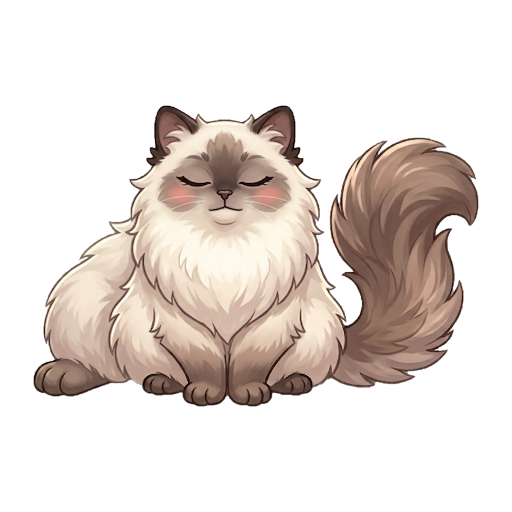
#> input picture art/pet_animations/aurora_ragdoll/blink.png, 512 x 512 px
$ python -i make_blink_variants.py   (imports and definitions only)
#> lines starting #> are read from the running program, lines starting #| are printed output that depends on the picture; after the words box and inside, x2 and y2 are one past the last pixel; in counts of white or black regions, pixels touching at a corner belong together
#> further down, picture is the input picture: PIL image 512x512 RGBA; mean R, G, B, A 101.2, 92.4, 87.1, 88.8
#!/usr/bin/env python3
"""Gera as variantes de piscada por estado (BLINK_MATRIX) por composição
determinística — sem drift de geração.

Para cada pet: a máscara de olhos é extraída de ``base × blink`` (blobs sólidos:
erosão mata o halo de anti-aliasing e o ruído de traço; dilatação restaura a
extensão das pálpebras). Cada variante ``<estado>_blink`` = sprite do estado de
olhos abertos + pálpebras do ``blink`` coladas na máscara, com color grade da
região dos olhos para a tonalidade do estado (molhado escurece, etc.).

Resultado pixel-alinhado: o crossfade de 130ms nunca "ferve". Idempotente:
rodar de novo sobrescreve. Estados: dirty, wet, messy, sad, dizzy (50 pets × 5
= 250 arquivos). Atualiza ``data/pet_animation_production.json``.
"""
from __future__ import annotations

import json
from pathlib import Path

from PIL import Image, ImageChops, ImageDraw, ImageFilter, ImageStat

ROOT = Path(__file__).resolve().parents[1]
# Nenhuma exclusão ativa. O duke_husky voltou à matriz: o blink autoral dele
# alinha com os sprites de ESTADO (não com a referência seca, que tem pose
# própria) — ver DUKE_EYES abaixo.
EXCLUDED_PETS: set[str] = set()
STATES = ["dirty", "wet", "messy", "sad", "dizzy"]
MIN_MASK, MAX_MASK = 200, 30000

# duke_husky — composição especial por estado. Cada estado foi gerado com pose
# própria (drift não rígido entre estados), então a máscara base×blink não
# transfere. Os olhos de cada sprite foram localizados por análise de pixels
# (blob escuro/azul + brilho do olho como furo de alpha no wet); a pálpebra
# autoral do blink (arcos ∪ 36x12) é colada por olho, escalada para a abertura
# do olho daquele estado e com grade de cor medido na banda de fronteira.
DUKE_LIDS = {"L": (168.7, 175.7), "R": (250.8, 175.6)}  # centros dos arcos no blink
DUKE_LID_OFFSET = {"L": (-3.5, 11.0), "R": (3.8, 11.0)}  # arco vs centro do olho aberto (par dirty/blink)
DUKE_REF = {"L": (37, 38), "R": (35, 38)}  # abertura de referência (dirty)
DUKE_EYES = {  # estado -> lado -> (centro, largura, altura) da abertura do olho
    "dirty": {"L": ((172, 164.5), 37, 38), "R": ((247, 164.5), 35, 38)},
    "wet": {"L": ((155, 160.5), 31, 34), "R": ((229, 162), 31, 33)},
    "messy": {"L": ((167, 171.5), 35, 26), "R": ((243, 171.5), 35, 26)},
    "sad": {"L": ((153, 147.5), 39, 32), "R": ((229, 147), 43, 33)},
    "dizzy": {"L": ((182, 193), 37, 39), "R": ((257, 161.5), 37, 36)},
}


def load(path: Path) -> Image.Image:
    return Image.open(path).convert("RGBA")


# [86 lines left out: functions _components, eye_mask, grade_factor, not called in this run]


def _light_fur_mask(img: Image.Image) -> Image.Image:
    """Pixels de pelo claro (exclui traço, lágrima/íris azul-escura e fundo)."""
    r, g, b = (img.getchannel(c) for c in "RGB")
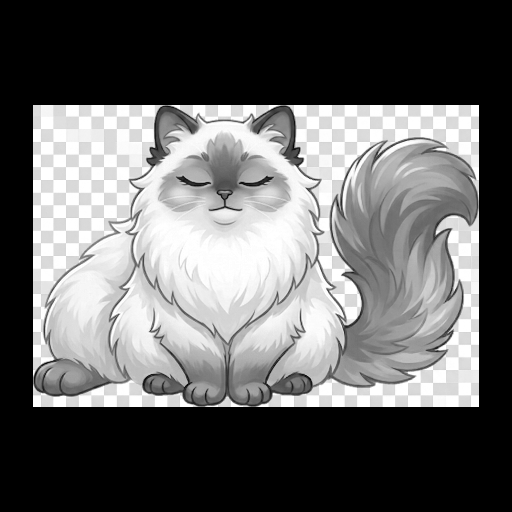
#> r: PIL image 512x512 L; min 0, max 255, mean 101.2
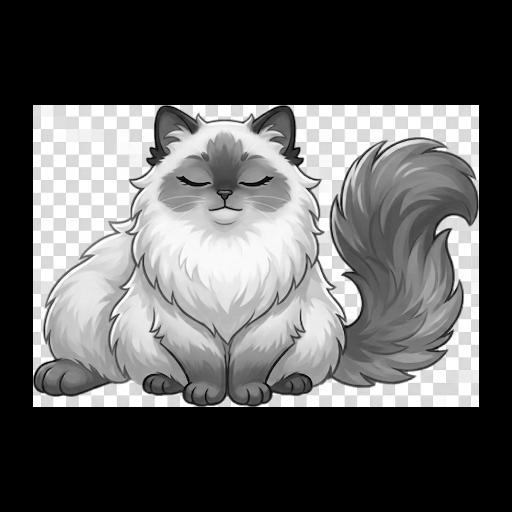
#> g: PIL image 512x512 L; min 0, max 255, mean 92.4
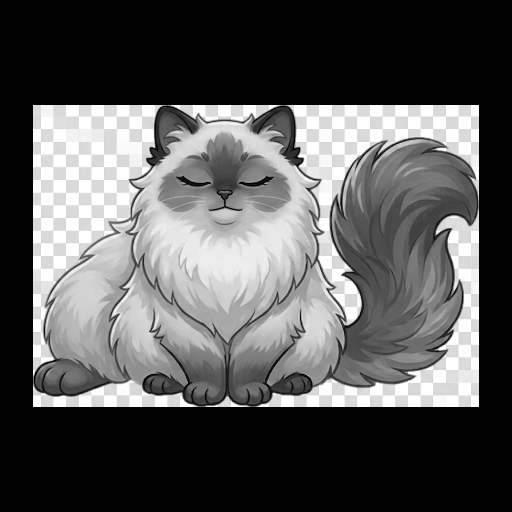
#> b: PIL image 512x512 L; min 0, max 255, mean 87.1
    mx = ImageChops.lighter(ImageChops.lighter(r, g), b)
    light = mx.point(lambda v: 255 if v >= 130 else 0)
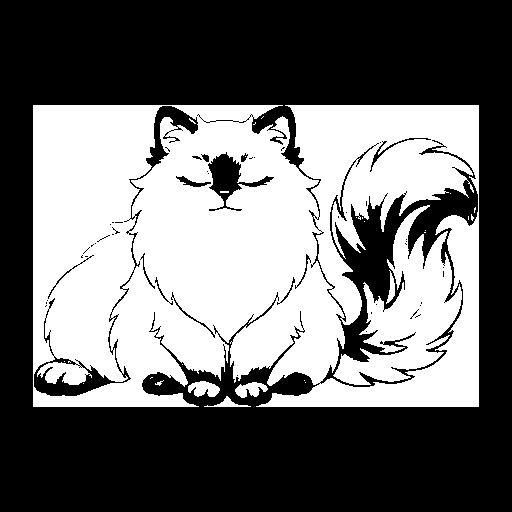
#> light: PIL image 512x512 L; 43.6% white; 28 white regions (21 under 20 px), largest, box (x1, y1, x2, y2) and area: (33, 105, 479, 407) 103682, (333, 205, 462, 385) 9625, (188, 381, 220, 397) 353
    bluish = ImageChops.subtract(b, r).point(lambda v: 255 if v > 18 else 0)
#> bluish: PIL image 512x512 L; every value is 0
    mid = mx.point(lambda v: 255 if v < 135 else 0)
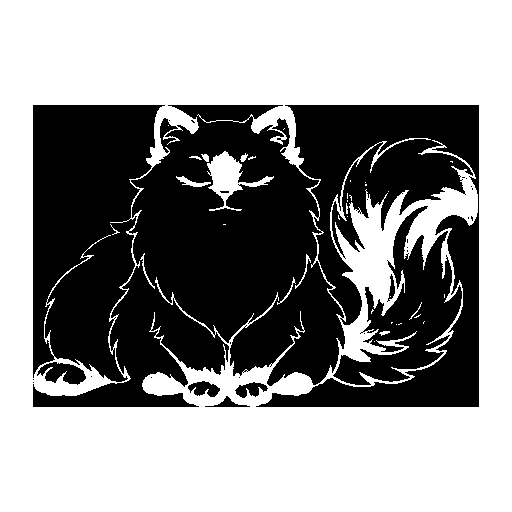
#> mid: PIL image 512x512 L; 57.1% white; 27 black regions (20 under 20 px), largest, box (x1, y1, x2, y2) and area: (33, 105, 479, 407) 101721, (333, 206, 462, 385) 9067, (37, 362, 86, 385) 679
    tearish = ImageChops.multiply(bluish, mid)
    alpha = img.getchannel("A").point(lambda v: 255 if v > 150 else 0)
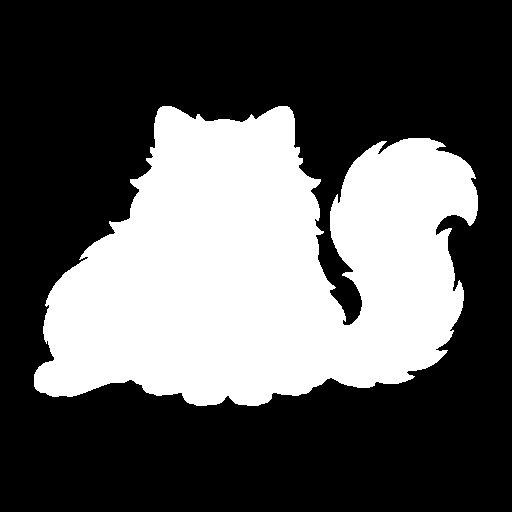
#> alpha: PIL image 512x512 L; 34.8% white; 1 white region, box (x1, y1, x2, y2) and area: (34, 106, 478, 406) 91188
    return ImageChops.multiply(ImageChops.subtract(light, tearish), alpha)
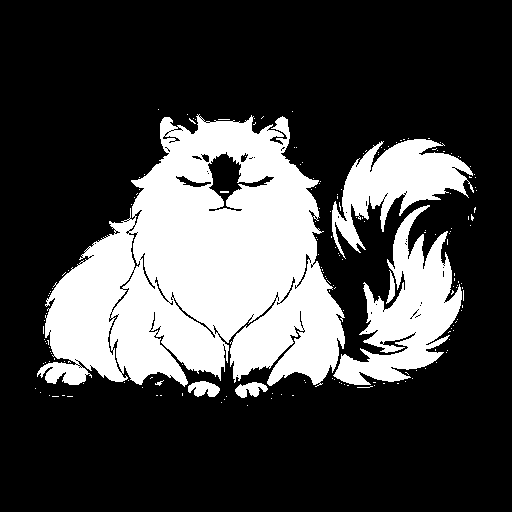
#> returned value: PIL image 512x512 L; 27.1% white; 185 white regions (178 under 20 px), largest, box (x1, y1, x2, y2) and area: (37, 114, 345, 387) 53081, (333, 205, 462, 385) 9625, (332, 139, 474, 259) 7042


# [127 lines left out: functions _band_mask, compose_duke_state, main, not called in this run]


# [2 lines not run here, left out]

>>> from PIL import Image
>>> picture = Image.open('../art/pet_animations/aurora_ragdoll/blink.png')
>>> result = _light_fur_mask(picture)

$ run again, on art/pet_animations/aurora_ragdoll/happy_air.png
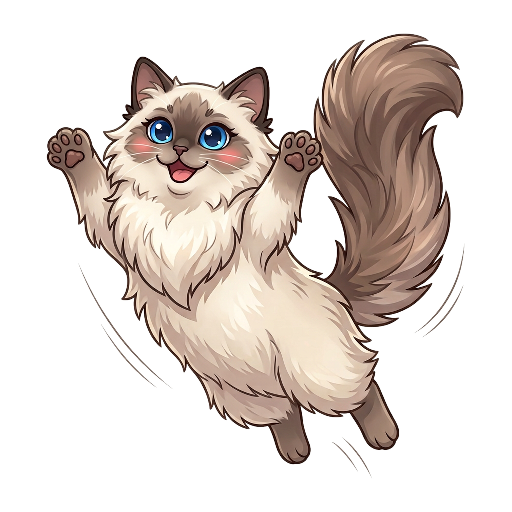
#> input picture art/pet_animations/aurora_ragdoll/happy_air.png, 512 x 512 px
#> picture is the input picture: PIL image 512x512 RGBA; mean R, G, B, A 149.4, 139.7, 133.9, 100.4
#> in _light_fur_mask, `light = mx.point(lambda v: 255 if v >= 130 else 0)`:
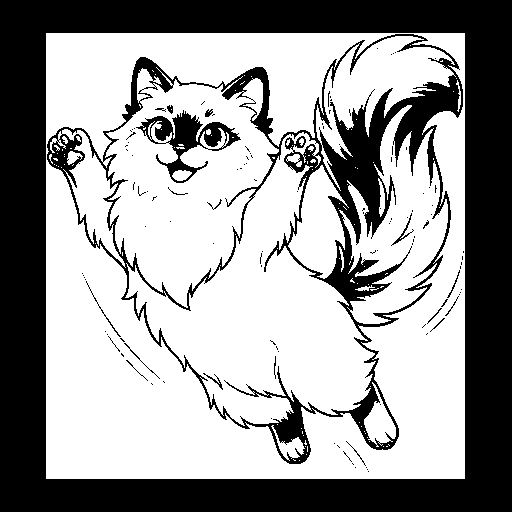
#> light: PIL image 512x512 L; 61.4% white; 118 black regions (100 under 20 px), largest, box (x1, y1, x2, y2) and area: (0, 0, 512, 512) 75270, (47, 34, 463, 464) 22621, (136, 110, 241, 183) 2333
#> bluish: PIL image 512x512 L; 0.32% white; 2 white regions, box (x1, y1, x2, y2) and area: (200, 126, 226, 150) 462, (150, 120, 172, 143) 380
#> mid: PIL image 512x512 L; 39.4% white; 130 white regions (110 under 20 px), largest, box (x1, y1, x2, y2) and area: (0, 0, 512, 512) 75270, (47, 34, 463, 464) 24441, (134, 109, 242, 183) 2429
#> tearish: PIL image 512x512 L; 0.21% white; 20 white regions (18 under 20 px), largest, box (x1, y1, x2, y2) and area: (203, 126, 226, 147) 269, (151, 120, 172, 141) 233
#> alpha: PIL image 512x512 L; 39.2% white; 19 white regions (12 under 20 px), largest, box (x1, y1, x2, y2) and area: (47, 34, 463, 465) 102285, (83, 275, 164, 382) 204, (418, 256, 463, 331) 139
#> in _light_fur_mask, `return ImageChops.multiply(ImageChops.subtract(light, tearish), alpha)`:
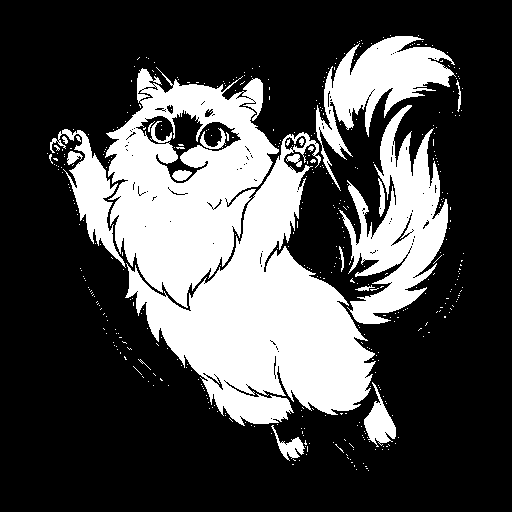
#> returned value: PIL image 512x512 L; 29.4% white; 453 white regions (433 under 20 px), largest, box (x1, y1, x2, y2) and area: (125, 132, 376, 426) 30207, (105, 67, 279, 308) 22458, (339, 105, 448, 324) 10625
